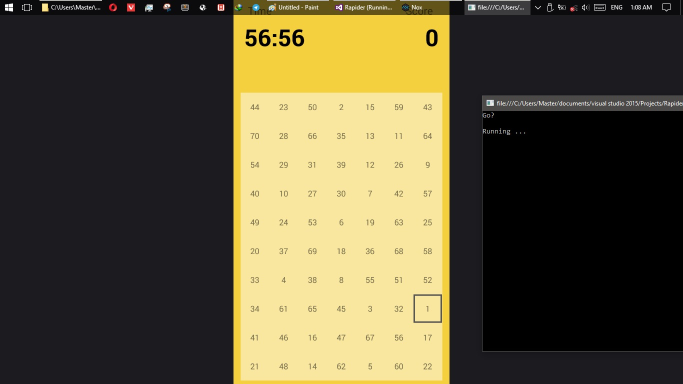
#> input picture img.jpg, 1366 x 768 px, given in place of img.tiff, which was not available (shown at 1/2 size)
$ python findNumbers.py
#> lines starting #> are read from the running program, lines starting #| are printed output that depends on the picture; after the words box and inside, x2 and y2 are one past the last pixel; in counts of white or black regions, pixels touching at a corner belong together; pictures that were not available may be replaced by others from this repository, and a replacement may not be noted
from PIL import ImageGrab
import cv2
import numpy

img=cv2.imread('img.tiff',0)
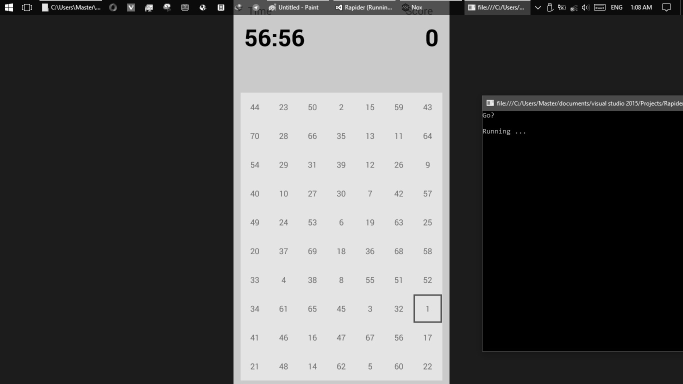
#> img: shape (768, 1366) (shown at 1/2 size); min 0, max 255, mean 82.4
first=[482,186]
last=[883,759]
x,y=first[0],first[1]
w,h=last[0]-first[0],last[1]-first[1]
img=img[y:y+h, x:x+w]
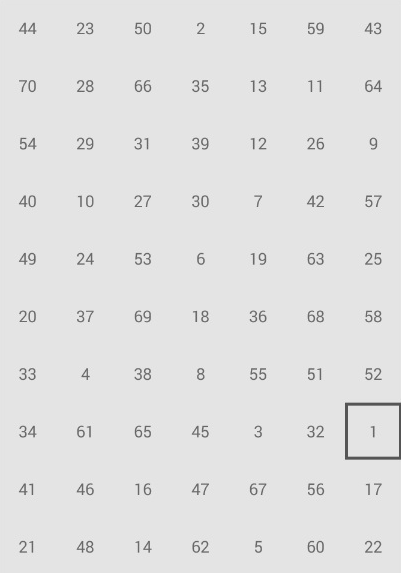
#> img: shape (573, 401); min 79, max 237, mean 225.3
x,y,w,h=0,0,len(img[0])/7,len(img)/10
#> x = 0; y = 0; w = 57.29; h = 57.3
img2=img.copy()

for i in range(1,71):
    tmp=cv2.imread('Templates\\'+str(i)+'.jpg',0)
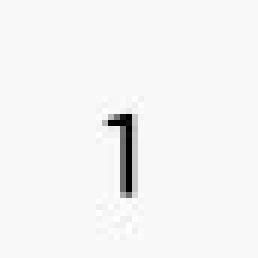
#> input picture Templates/1.jpg, 43 x 43 px, found by its file name (shown 6 times larger)
#> tmp is the input picture: shape (43, 43); min 0, max 255, mean 244.3
    tw, th = tmp.shape[::-1]
#> tw = 43; th = 43
    res = cv2.matchTemplate(img,tmp,cv2.TM_CCOEFF_NORMED)
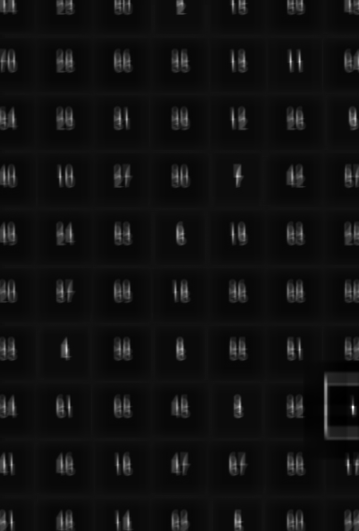
#> res: shape (531, 359) float32; min -0.0616, max 0.829, mean -0.00122; drawn with min black and max white
    min_val, max_val, min_loc, max_loc = cv2.minMaxLoc(res)
#> min_val = -0.0616; max_val = 0.829; min_loc = (345, 417); max_loc = (352, 407)
    if max_val<0.8:
        continue
    top_left = max_loc
#> top_left = (352, 407)
    bottom_right = (top_left[0] + tw, top_left[1] + th)
#> bottom_right = (395, 450)
    cv2.rectangle(img,top_left, bottom_right,0, 2)
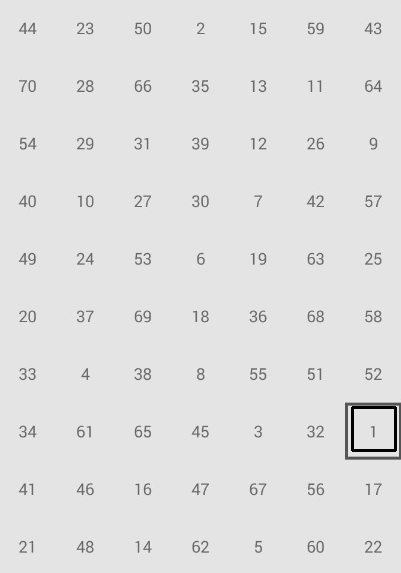
#> img: shape (573, 401); 0.22% of pixels changed, all inside (x1, y1, x2, y2) = (351, 406, 397, 452)
#> (the run stopped early here; a loop or call above may not have finished)
